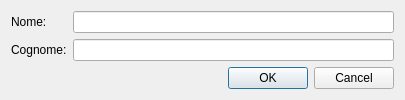
<ui version="4.0" >
 <class>SimpleForm</class>
 <widget class="QDialog" name="SimpleForm" >
  <property name="geometry" >
   <rect>
    <x>0</x>
    <y>0</y>
    <width>405</width>
    <height>98</height>
   </rect>
  </property>
  <property name="windowTitle" >
   <string>Dialog</string>
  </property>
  <layout class="QVBoxLayout" >
   <item>
    <layout class="QGridLayout" >
     <item row="0" column="0" >
      <widget class="QLabel" name="label" >
       <property name="text" >
        <string>Nome:</string>
       </property>
      </widget>
     </item>
     <item row="0" column="1" >
      <widget class="QLineEdit" name="lineEdit" />
     </item>
     <item row="1" column="0" >
      <widget class="QLabel" name="label_2" >
       <property name="text" >
        <string>Cognome:</string>
       </property>
      </widget>
     </item>
     <item row="1" column="1" >
      <widget class="QLineEdit" name="lineEdit_2" />
     </item>
    </layout>
   </item>
   <item>
    <widget class="QDialogButtonBox" name="buttonBox" >
     <property name="orientation" >
      <enum>Qt::Horizontal</enum>
     </property>
     <property name="standardButtons" >
      <set>QDialogButtonBox::Cancel|QDialogButtonBox::NoButton|QDialogButtonBox::Ok</set>
     </property>
    </widget>
   </item>
  </layout>
 </widget>
 <resources/>
 <connections>
  <connection>
   <sender>buttonBox</sender>
   <signal>accepted()</signal>
   <receiver>SimpleForm</receiver>
   <slot>accept()</slot>
   <hints>
    <hint type="sourcelabel" >
     <x>248</x>
     <y>254</y>
    </hint>
    <hint type="destinationlabel" >
     <x>157</x>
     <y>274</y>
    </hint>
   </hints>
  </connection>
  <connection>
   <sender>buttonBox</sender>
   <signal>rejected()</signal>
   <receiver>SimpleForm</receiver>
   <slot>reject()</slot>
   <hints>
    <hint type="sourcelabel" >
     <x>316</x>
     <y>260</y>
    </hint>
    <hint type="destinationlabel" >
     <x>286</x>
     <y>274</y>
    </hint>
   </hints>
  </connection>
 </connections>
</ui>
